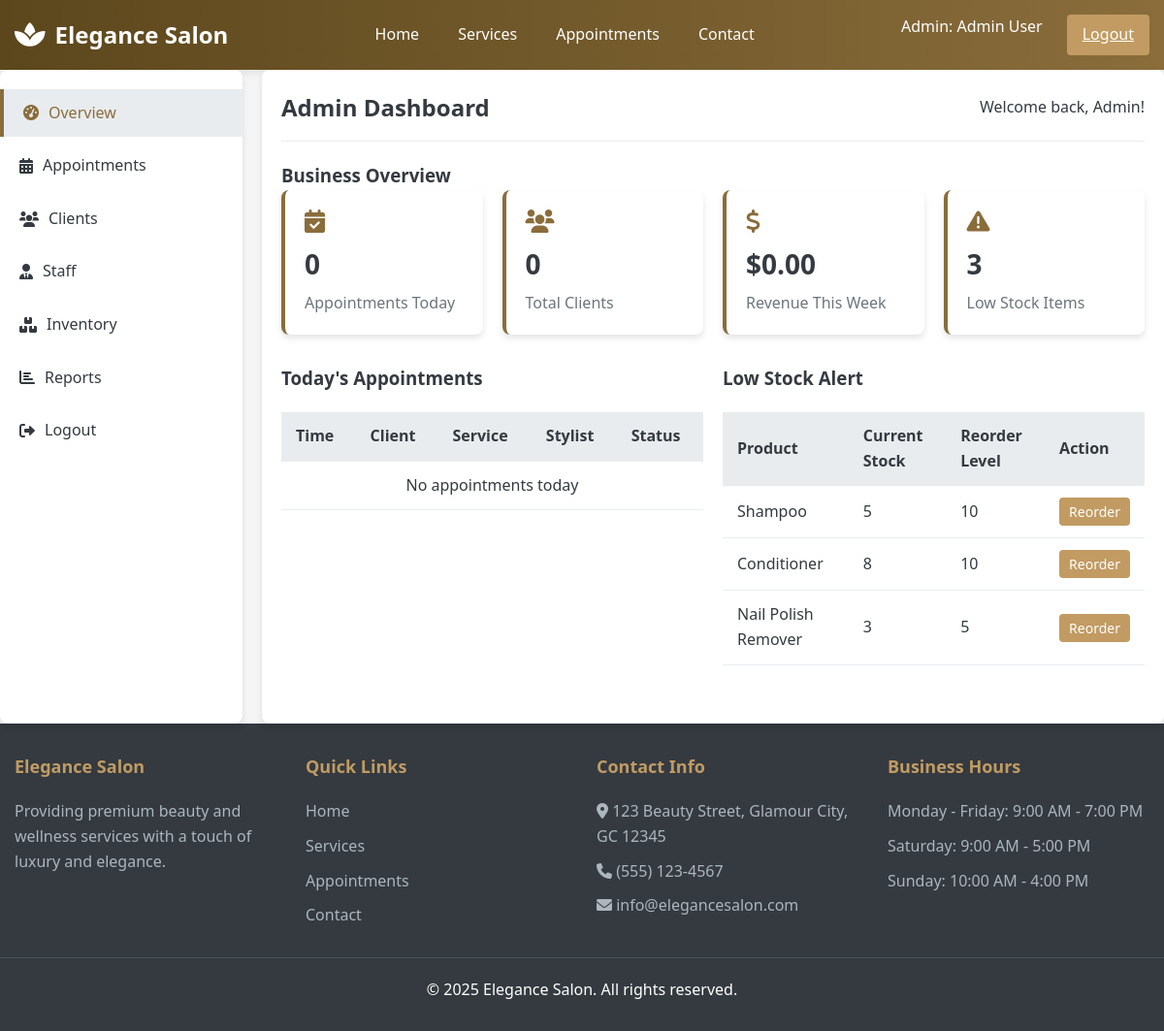
/admin-dashboard.php (signed in), run on the app's committed database.
### tables this page shows
CREATE TABLE IF NOT EXISTS inventory (
    id INT AUTO_INCREMENT PRIMARY KEY,
    product_name VARCHAR(100) NOT NULL,
    category VARCHAR(50),
    current_stock INT DEFAULT 0,
    reorder_level INT DEFAULT 10,
    supplier VARCHAR(100),
    cost DECIMAL(10,2),
    last_updated TIMESTAMP DEFAULT CURRENT_TIMESTAMP ON UPDATE CURRENT_TIMESTAMP
);

### admin-dashboard.php (the view, shortened to what this page needs)
<?php
require_once 'config.php';
$today = date('Y-m-d');
$week_start = date('Y-m-d', strtotime('monday this week'));
$stats_sql = "SELECT
    (SELECT COUNT(*) FROM appointments WHERE appointment_date = '$today' AND status != 'cancelled') as today_appointments,
    (SELECT COUNT(*) FROM users WHERE role = 'user') as total_clients,
    (SELECT COALESCE(SUM(amount), 0) FROM payments WHERE DATE(transaction_date) >= '$week_start') as week_revenue,
    (SELECT COUNT(*) FROM inventory WHERE current_stock < reorder_level) as low_stock";
$stats_result = $conn->query($stats_sql);
$stats = $stats_result->fetch_assoc();
$dashboard_page = isset($_GET['view']) ? $_GET['view'] : 'overview';
?>
<!DOCTYPE html>
<html lang="en">
<head>
    <link rel="stylesheet" href="https://cdnjs.cloudflare.com/ajax/libs/font-awesome/6.0.0/css/all.min.css">
    <link rel="stylesheet" href="style.css">
</head>
<body>
    <header>
        <div class="container header-container">
            <div class="logo">
                <i class="fas fa-spa"></i>
                <h1>Elegance Salon</h1>
            </div>
            <nav>
                <ul>
                    <li><a href="index.php?page=home" class="nav-link">Home</a></li>
                    <li><a href="index.php?page=services" class="nav-link">Services</a></li>
                    <li><a href="index.php?page=appointments" class="nav-link">Appointments</a></li>
                    <li><a href="index.php?page=contact" class="nav-link">Contact</a></li>
                </ul>
            </nav>
            <div class="auth-buttons">
                <span style="color: white; margin-right: 15px;">Admin: <?php echo $_SESSION['user_name']; ?></span>
                <a href="index.php?logout=1" class="btn btn-primary">Logout</a>
            </div>
        </div>
    </header>
    <section class="page">
        <div class="dashboard">
            <div class="sidebar">
                <ul class="sidebar-menu">
                    <li><a href="?view=overview" class="dashboard-link <?php echo $dashboard_page == 'overview' ? 'active' : ''; ?>">
                        <i class="fas fa-tachometer-alt"></i> Overview</a></li>
                    <li><a href="?view=appointments" class="dashboard-link <?php echo $dashboard_page == 'appointments' ? 'active' : ''; ?>">
                        <i class="fas fa-calendar-alt"></i> Appointments</a></li>
                    <li><a href="?view=clients" class="dashboard-link <?php echo $dashboard_page == 'clients' ? 'active' : ''; ?>">
                        <i class="fas fa-users"></i> Clients</a></li>
                    <li><a href="?view=staff" class="dashboard-link <?php echo $dashboard_page == 'staff' ? 'active' : ''; ?>">
                        <i class="fas fa-user-tie"></i> Staff</a></li>
                    <li><a href="?view=inventory" class="dashboard-link <?php echo $dashboard_page == 'inventory' ? 'active' : ''; ?>">
                        <i class="fas fa-boxes"></i> Inventory</a></li>
                    <li><a href="?view=reports" class="dashboard-link <?php echo $dashboard_page == 'reports' ? 'active' : ''; ?>">
                        <i class="fas fa-chart-bar"></i> Reports</a></li>
                    <li><a href="index.php?logout=1" class="logout-link">
                        <i class="fas fa-sign-out-alt"></i> Logout</a></li>
                </ul>
            </div>
            <div class="dashboard-content">
                <div class="dashboard-header">
                    <h2>Admin Dashboard</h2>
                    <p>Welcome back, Admin!</p>
                </div>
                <?php if ($dashboard_page == 'overview'): ?>
                <div id="admin-overview" class="dashboard-page active">
                    <h3>Business Overview</h3>
                    <div class="stats">
                        <div class="stat-card">
                            <i class="fas fa-calendar-check"></i>
                            <h3><?php echo $stats['today_appointments']; ?></h3>
                            <p>Appointments Today</p>
                        </div>
                        <div class="stat-card">
                            <i class="fas fa-users"></i>
                            <h3><?php echo $stats['total_clients']; ?></h3>
                            <p>Total Clients</p>
                        </div>
                        <div class="stat-card">
                            <i class="fas fa-dollar-sign"></i>
                            <h3>$<?php echo number_format($stats['week_revenue'], 2); ?></h3>
                            <p>Revenue This Week</p>
                        </div>
                        <div class="stat-card">
                            <i class="fas fa-exclamation-triangle"></i>
                            <h3><?php echo $stats['low_stock']; ?></h3>
                            <p>Low Stock Items</p>
                        </div>
                    </div>
                    <div class="form-row">
                        <div class="form-group">
                            <h3>Today's Appointments</h3>
                            <table>
                                <thead>
                                    <tr>
                                        <th>Time</th>
                                        <th>Client</th>
                                        <th>Service</th>
                                        <th>Stylist</th>
                                        <th>Status</th>
                                    </tr>
                                </thead>
                                <tbody>
                                    <?php
                                    $today_appointments_sql = "SELECT a.*,
                                        CONCAT(u.first_name, ' ', u.last_name) as client_name,
                                        s.name as service_name,
                                        CONCAT(su.first_name, ' ', su.last_name) as stylist_name
                                        FROM appointments a
                                        JOIN users u ON a.user_id = u.id
                                        JOIN services s ON a.service_id = s.id
                                        LEFT JOIN staff st ON a.staff_id = st.id
                                        LEFT JOIN users su ON st.user_id = su.id
                                        WHERE a.appointment_date = '$today' AND a.status != 'cancelled'
                                        ORDER BY a.appointment_time";
                                    $today_appointments = $conn->query($today_appointments_sql);
                                    if ($today_appointments->num_rows > 0):
                                        while ($app = $today_appointments->fetch_assoc()):
                                            $status_class = '';
                                            switch($app['status']) {
                                                case 'completed': $status_class = 'btn-success'; break;
                                                case 'confirmed': $status_class = 'btn-warning'; break;
                                                default: $status_class = 'btn-warning';
                                            }
                                    ?>
                                    <tr>
                                        <td><?php echo date('g:i A', strtotime($app['appointment_time'])); ?></td>
                                        <td><?php echo htmlspecialchars($app['client_name']); ?></td>
                                        <td><?php echo htmlspecialchars($app['service_name']); ?></td>
                                        <td><?php echo $app['stylist_name'] ? htmlspecialchars($app['stylist_name']) : 'Not Assigned'; ?></td>
                                        <td><span class="btn <?php echo $status_class; ?> btn-sm"><?php echo ucfirst($app['status']); ?></span></td>
                                    </tr>
                                    <?php
                                        endwhile;
                                    else:
                                    ?>
                                    <tr>
                                        <td colspan="5" style="text-align: center;">No appointments today</td>
                                    </tr>
                                    <?php endif; ?>
                                </tbody>
                            </table>
                        </div>
                        <div class="form-group">
                            <h3>Low Stock Alert</h3>
                            <table>
                                <thead>
                                    <tr>
                                        <th>Product</th>
                                        <th>Current Stock</th>
                                        <th>Reorder Level</th>
                                        <th>Action</th>
                                    </tr>
                                </thead>
                                <tbody>
                                    <?php
                                    $low_stock_sql = "SELECT * FROM inventory WHERE current_stock < reorder_level LIMIT 5";
                                    $low_stock = $conn->query($low_stock_sql);
                                    if ($low_stock->num_rows > 0):
                                        while ($item = $low_stock->fetch_assoc()):
                                    ?>
                                    <tr>
                                        <td><?php echo htmlspecialchars($item['product_name']); ?></td>
                                        <td><?php echo $item['current_stock']; ?></td>
                                        <td><?php echo $item['reorder_level']; ?></td>
                                        <td>
                                            <form method="POST" style="display: inline;">
                                                <button type="submit" name="reorder_item" class="btn btn-primary btn-sm">Reorder</button>
                                            </form>
                                        </td>
                                    </tr>
                                    <?php
                                        endwhile;
                                    else:
                                    ?>
                                    <tr>
                                        <td colspan="4" style="text-align: center;">All items are well stocked</td>
                                    </tr>
                                    <?php endif; ?>
                                </tbody>
                            </table>
                        </div>
                    </div>
                </div>
                <?php endif; ?>
            </div>
        </div>
    </section>
    <footer>
        <div class="container footer-content">
            <div class="footer-section">
                <h3>Elegance Salon</h3>
                <p>Providing premium beauty and wellness services with a touch of luxury and elegance.</p>
            </div>
            <div class="footer-section">
                <h3>Quick Links</h3>
                <a href="index.php?page=home">Home</a>
                <a href="index.php?page=services">Services</a>
                <a href="index.php?page=appointments">Appointments</a>
                <a href="index.php?page=contact">Contact</a>
            </div>
            <div class="footer-section">
                <h3>Contact Info</h3>
                <p><i class="fas fa-map-marker-alt"></i> 123 Beauty Street, Glamour City, GC 12345</p>
                <p><i class="fas fa-phone"></i> (555) 123-4567</p>
                <p><i class="fas fa-envelope"></i> info@elegancesalon.com</p>
            </div>
            <div class="footer-section">
                <h3>Business Hours</h3>
                <p>Monday - Friday: 9:00 AM - 7:00 PM</p>
                <p>Saturday: 9:00 AM - 5:00 PM</p>
                <p>Sunday: 10:00 AM - 4:00 PM</p>
            </div>
        </div>
        <div class="container footer-bottom">
            <p>&copy; 2025 Elegance Salon. All rights reserved.</p>
        </div>
    </footer>
</body>
</html>

### style.css (style rules this page uses)
:root { --primary: #8a6d3b; --primary-light: #c19b62; --primary-dark: #5c471c; --secondary: #f8f9fa; --dark: #343a40; --light: #f8f9fa; --success: #28a745; --danger: #dc3545; --warning: #ffc107; --info: #17a2b8; --gray: #6c757d; --light-gray: #e9ecef; }
* { margin: 0; padding: 0; box-sizing: border-box; font-family: 'Segoe UI', Tahoma, Geneva, Verdana, sans-serif; }
body { background-color: #f5f5f5; color: var(--dark); line-height: 1.6; }
.container { width: 100%; max-width: 1200px; margin: 0 auto; padding: 0 15px; }
header { background: linear-gradient(to right, var(--primary-dark), var(--primary)); color: white; padding: 15px 0; box-shadow: 0 2px 10px rgba(0,0,0,0.1); }
.header-container { display: flex; justify-content: space-between; align-items: center; }
.logo { display: flex; align-items: center; gap: 10px; }
.logo i { font-size: 28px; }
.logo h1 { font-size: 24px; font-weight: 600; }
nav ul { display: flex; list-style: none; gap: 20px; }
nav a { color: white; text-decoration: none; font-weight: 500; transition: color 0.3s; padding: 5px 10px; border-radius: 4px; }
.auth-buttons { display: flex; gap: 10px; }
.btn { padding: 8px 16px; border-radius: 4px; border: none; cursor: pointer; font-weight: 500; transition: all 0.3s; }
.btn-primary { background-color: var(--primary-light); color: white; }
.page { animation: fadeIn 0.5s ease-in-out; }
.dashboard { display: flex; gap: 20px; }
.sidebar { width: 250px; background-color: white; border-radius: 8px; box-shadow: 0 4px 6px rgba(0,0,0,0.1); padding: 20px 0; }
.sidebar-menu { list-style: none; }
.sidebar-menu li { margin-bottom: 5px; }
.sidebar-menu a { display: flex; align-items: center; gap: 10px; padding: 12px 20px; color: var(--dark); text-decoration: none; transition: all 0.3s; }
.sidebar-menu a:hover, .sidebar-menu a.active { background-color: var(--light-gray); color: var(--primary); border-left: 4px solid var(--primary); }
.dashboard-content { flex: 1; background-color: white; border-radius: 8px; box-shadow: 0 4px 6px rgba(0,0,0,0.1); padding: 20px; }
.dashboard-header { display: flex; justify-content: space-between; align-items: center; margin-bottom: 20px; padding-bottom: 15px; border-bottom: 1px solid var(--light-gray); }
.stats { display: grid; grid-template-columns: repeat(auto-fit, minmax(200px, 1fr)); gap: 20px; margin-bottom: 30px; }
.stat-card { background-color: white; border-radius: 8px; padding: 20px; box-shadow: 0 4px 6px rgba(0,0,0,0.1); border-left: 4px solid var(--primary); }
.stat-card i { font-size: 24px; color: var(--primary); margin-bottom: 10px; }
.stat-card h3 { font-size: 28px; margin-bottom: 5px; }
.stat-card p { color: var(--gray); }
table { width: 100%; border-collapse: collapse; margin: 20px 0; }
table th, table td { padding: 12px 15px; text-align: left; border-bottom: 1px solid var(--light-gray); }
table th { background-color: var(--light-gray); color: var(--dark); font-weight: 600; }
.btn-sm { padding: 5px 10px; font-size: 14px; }
.form-group { margin-bottom: 20px; }
.form-row { display: flex; gap: 20px; }
.form-row .form-group { flex: 1; }
footer { background-color: var(--dark); color: white; padding: 30px 0; }
.footer-content { display: grid; grid-template-columns: repeat(auto-fit, minmax(250px, 1fr)); gap: 30px; }
.footer-section h3 { margin-bottom: 20px; font-size: 18px; color: var(--primary-light); }
.footer-section p, .footer-section a { color: #adb5bd; margin-bottom: 10px; display: block; text-decoration: none; }
.footer-bottom { text-align: center; padding-top: 20px; margin-top: 20px; border-top: 1px solid #495057; }

### data on the page
inventory: product_name "Shampoo", current_stock "5", reorder_level "10"
inventory: product_name "Conditioner", current_stock "8", reorder_level "10"
inventory: product_name "Nail Polish Remover", current_stock "3", reorder_level "5"

### other printed values
$_SESSION['user_name'] "Admin User"
$stats['today_appointments'] "0"
$stats['total_clients'] "0"
$stats['week_revenue'] "0.00"
$stats['low_stock'] "3"
